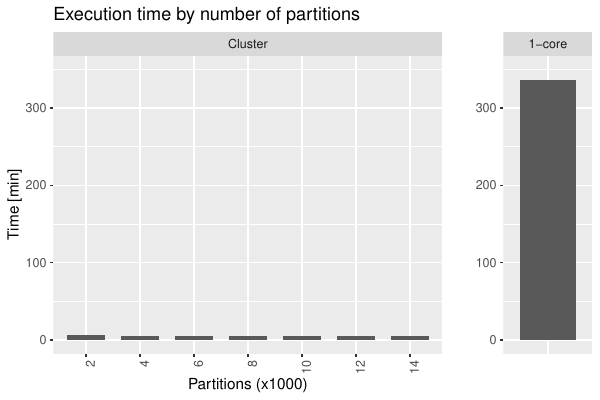

This figure's R source:
require(tidyverse)
require(lubridate)
library(cowplot)

paramsPattern = "input1"
getParams <- function(command){
  params = str_trim(str_split(command, "--")[[1]])
  params = params[grepl(paramsPattern, params)]
  return(paste(params, collapse = " "))
}
extractPartitions <- function(input){
  return(str_replace(str_replace(input, "gadm/edges_P", ""), "K/edgesA", ""))
}

log = enframe(readLines("GADM.txt"))
spark = log %>% filter(grepl(value, pattern = "SparkSubmit ")) %>% 
  separate(value, into = c("time", "appId", "command"), sep = "\\|")
spark$params = spark$command %>% map(getParams)
spark = spark %>% separate(params, into = c(NA,"input"), sep = " ") %>%
  select(appId, input) %>%
  mutate(partitions = extractPartitions(input))

START = "Reading data"
END   = "Merging DCELs"
pattern = paste0(START,"|",END)
fields = c("time", "appId", "phase")
sdcel0 = log %>% filter(grepl(value, pattern = pattern)) %>%
  separate(value, fields, sep = "\\|") %>%
  mutate(phase = str_trim(phase)) %>%
  mutate(time = parse_date_time(str_replace(time,",","."), "%Y-%m-%d %H:%M:%OS")) %>%
  select(appId, phase, time) 

sdcel1 = sdcel0 %>% pivot_wider(names_from = phase, values_from = time)
names(sdcel1) = c("appId", "read", "merge")
sdcel = sdcel1 %>% mutate(time = merge - read)

data = spark %>% inner_join(sdcel, by = "appId") %>% select(partitions, time) %>%
  group_by(partitions) %>% summarise(time = mean(time)) %>% mutate(method = "Cluster")
data$partitions = factor(data$partitions, levels = c("2", "4", "6", "8", "10", "12", "14"))

fields = c("time", "duration","appId", "phase")
local0 = enframe(readLines("local.txt")) %>% 
  filter(grepl(value, pattern = pattern)) %>%
  separate(value, fields, sep = "\\|") %>%
  mutate(phase = str_trim(phase)) %>%
  mutate(time = parse_date_time(str_replace(time,",","."), "%Y-%m-%d %H:%M:%OS")) %>%
  select(appId, phase, time) %>% 
  pivot_wider(names_from = phase, values_from = time) %>%
  mutate(method = "1-core", partitions = "")
names(local0) = c("appId", "read", "merge", "method", "partitions")
local = local0 %>% mutate(time = difftime(merge, read, units = "min")) %>% 
  select(method, partitions, time)

ymin = 0
ymax = 350
ytic = 100
p = ggplot(data = data, aes(x = partitions, y = time)) +
  geom_bar(stat="identity", position=position_dodge(width = 0.75), width = 0.7) + 
  theme(axis.text.x = element_text(angle = 90, hjust = 1)) + 
  facet_grid(~method) +
  scale_y_continuous(breaks = seq(ymin, ymax, ytic)) + coord_cartesian(ylim = c(ymin, ymax)) + 
  labs(x="Partitions (x1000)", y="Time [min]", title="Execution time by number of partitions") 
q = ggplot(data = local, aes(x = partitions, y = time)) +
  geom_bar(stat="identity", width = 0.75) + 
  theme(axis.text.x = element_text(angle = 90, hjust = 1), axis.ticks.x = element_blank()) + 
  facet_grid(~method) +
  scale_y_continuous(breaks = seq(ymin, ymax, ytic)) + coord_cartesian(ylim = c(ymin, ymax)) + 
  labs(x="", y="", title="") 
plot_grid(p, q, align = "h", ncol = 2, rel_widths = c(6/10, 2/10))
ggsave(paste0("GADM.pdf"), width = 6, height = 4, device = "pdf")

p = ggplot(data = data, aes(x = partitions, y = time)) +
  geom_bar(stat="identity", position=position_dodge(width = 0.75), width = 0.7) + 
  theme(axis.text.x = element_text(angle = 90, hjust = 1)) + 
  labs(x="Partitions (x1000)", y="Time [min]", title="Execution time by number of partitions") 
plot(p)
ggsave(paste0("GADM_sample.pdf"), width = 6, height = 4, device = "pdf")
